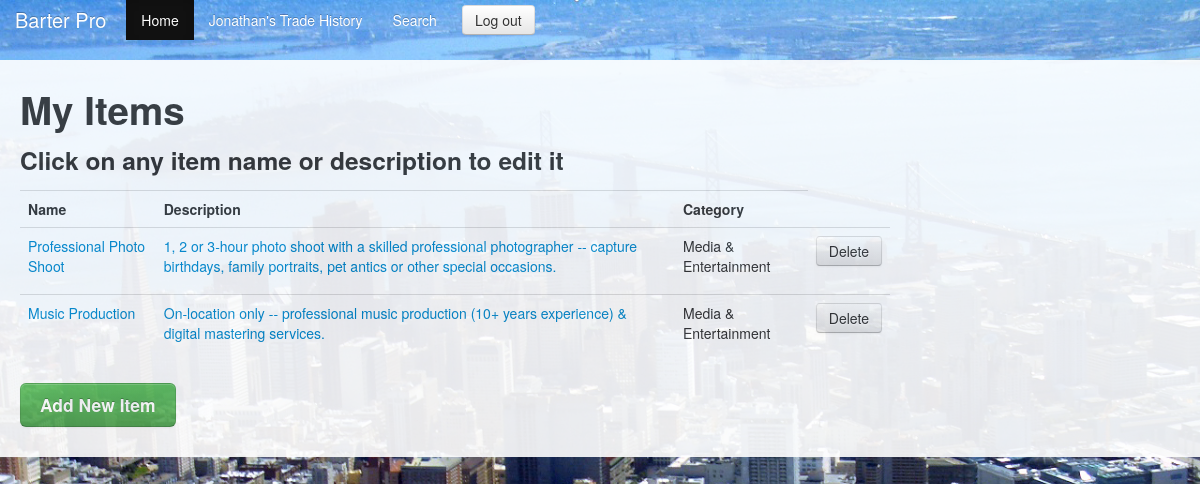
/manage_items (signed in), run on the app's committed database.
### model.py (models this page shows, shortened)
class User(Base):
	__tablename__ = 'users'
	id = Column(Integer, primary_key=True)
	email = Column(String)
	password = Column(String)
	first_name = Column(String)
	last_name = Column(String)
	zipcode = Column(String)
	biz_name = Column(String)
	website = Column(String)
	image_url = Column(String, nullable=True)
	opt_a = Column(String, nullable=True)
	opt_b = Column(String, nullable=True)
	opt_c = Column(String, nullable=True)

class Item(Base):
	__tablename__ = 'items'
	id = Column(Integer, primary_key=True)
	name = Column(String)
	description = Column(String)
	owned = Column(Boolean)
	image_url = Column(String, nullable=True)
	user_id = Column(Integer, ForeignKey("users.id"))
	cat_id = Column(Integer, ForeignKey("categories.id"))
	user = relationship("User", backref=backref("items", order_by=id))
	category = relationship("Category", backref=backref("items", order_by=id))

class Category(Base):
	__tablename__ = 'categories'
	id = Column(Integer, primary_key=True)
	name = Column(String)				#category of item listed
	cat_type = Column(Integer) 			#goods or services

### server.py (the view)
@app.route("/manage_items")
def manage_items():
	user = db_session.query(User).get(g.user_id)
	items = user.items
	return render_template("manage_items.html",
							user_items =items, user=user)

### server.py (called while the page is built)
@app.before_request
def before_request():
	g.user_id = session.get("user_id") #gets user ID from current session
	if not g.user_id: # redirects to log-in if no user ID session
		g.user_id = None
		g.user = None
	else:
		g.user = db_session.query(User).get(g.user_id)
		g.notifications, g.new_confirms, g.new_refusals = get_notifications()

def get_notifications():
	notifications = db_session.query(Participant).filter_by(user_id=g.user_id, requester=False, confirm=None).all()
	all_my_trades = db_session.query(Participant).filter_by(user_id=g.user_id, requester=True).all()
	new_confirms = [participant for participant in all_my_trades if participant.trade.participants[1].confirm == True and participant.trade.participants[0].confirm == None]
	new_refusals = [participant for participant in all_my_trades if participant.trade.participants[1].confirm == False and participant.trade.participants[0].confirm == None]
	return notifications, new_confirms, new_refusals

### Templates/manage_items.html (shortened to what this page needs)
{% extends "layout.html" %}
{% block body %}
 <h1>My Items</h1>
 	<h3> Click on any item name or description to edit it</h3>
 		<table class="table">
			<tr>
				<td>
					<strong>
						Name
					</strong>
				</td>
				<td>
					<strong>
						Description
					</strong>
				</td>
				<td>
					<strong>
						Category
					</strong>
				</td>
		</tr>
 		{% for item in user_items %}
 		<tr>
 			<td>
 				<a href="{{url_for('edit_item', id=item.id)}}">
 					{{ item.name }}
 				</a>
 			</td>
 			<td>
 				<a href="{{ url_for('edit_description', id=item.id) }}">
 					{{ item.description }}
 				</a>
 			</td>
 			<td>
 				{{ item.category.name}}
 			<td>
 				<form name ="delete_item" action="{{url_for('delete_item', id=item.id)}}" method="POST">
  					<button type="submit" value="delete" class="btn">
  						Delete
  				</form>
  			</td>
 		</tr>
 		{% endfor %}
 	</table>
	<h2>
		<a href="{{ url_for('add_item') }}" class="btn btn-success btn-large" >
			Add New Item
		</a>
	</h2>
{% endblock %}

### Templates/layout.html (shortened to what this page needs)
<!DOCTYPE html>
<html lang="en">
<head>
  <link rel="stylesheet" href="../static/bootstrap/css/bootstrap.css" type="text/css">
  <link rel="stylesheet" href="../static/bootstrap/css/main.css" type="text/css">
  <link rel="stylesheet" href="../static/bootstrap/css/bootstrap-responsive.css" type="text/css">
    </head>
    <body>
      <div class="navbar navbar-inverse navbar-fixed-top">
        <div class="navbar-inner">
          <div class="container">
            <a class="brand" href="/">Barter Pro</a>
            <div class="nav-collapse collapse">
              <ul class="nav">
                <li class="active"><a href="/home">Home</a></li>
                {% if g.user %}
                <li><a href="/trade_history">{{ g.user.first_name }}'s Trade History </a>
                </li>
                {% endif %}
                <li><a href="/view_categories">Search</a></li>
              </ul>
              {% if not g.user %}
              <form name="login" action="/authenticate" method="POST" class="navbar-form pull-right">
                <input class="span2" type="text" name="email" placeholder="Email">
                <input class="span2" type="password" name="password" placeholder="Password">
                <button type ="submit" value="sign in" class="btn" >Sign in</button>
              </form>
              {% else %}
              <div>
                <a href="{{url_for('log_out')}}" class="btn">
                  Log out
                </a>
              </div>
              {% endif %}
            </div>
          </div>
        </div>
      </div>
      <div class='container wrapper'>
        <div class='row fluid'>
          <div class='span9'>
            {% block body %}
            {% endblock %}
          </div>
          <div class='row fluid'>
            <div class='span3'>
      </div>
    </div>
  </div>
</div>
  </body>
  </html>

### Templates/layout.html (style rules this page uses)
body { padding-top: 60px; padding-bottom: 40px; }

### data on the page
User: user.first_name "Jonathan"
Item: name "Professional Photo Shoot", description "1, 2 or 3-hour photo shoot with a skilled professional photographer -- capture birthdays, family portraits, pet antics or other special occasions.", category.name "Media & Entertainment"
Item: name "Music Production", description "On-location only -- professional music production (10+ years experience) & digital mastering services.", category.name "Media & Entertainment"
